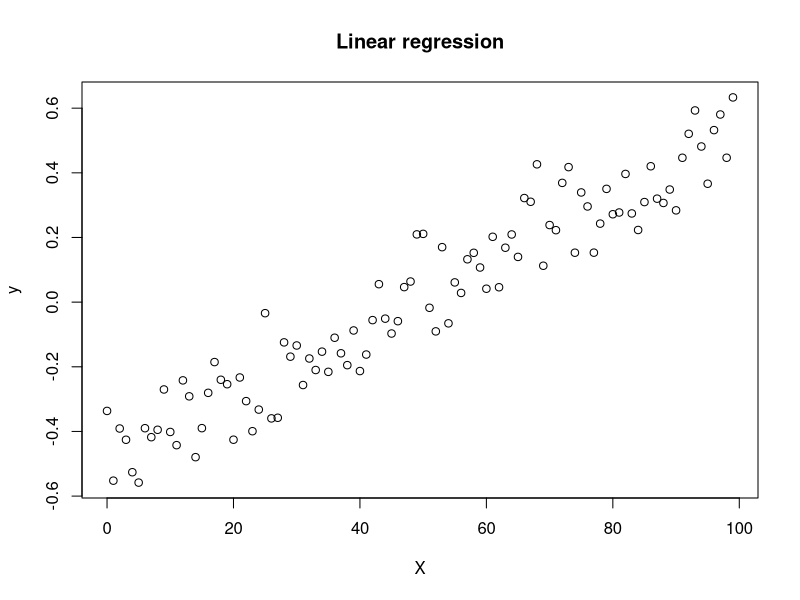

This figure's R source:
# exercise 5.2.1

# Number of data objects
N = 100;

# Attribute values
X = c(0:(N-1));

# Noise
epsilon = rnorm(mean=0, sd=0.1, n=N);

# Model parameters
w0 = -.5;
w1 = 0.01;

# Outputs
y = w0+w1*X+epsilon;

# Make a scatter plot
plot(X, y, main="Linear regression", xlab="X", ylab="y")
